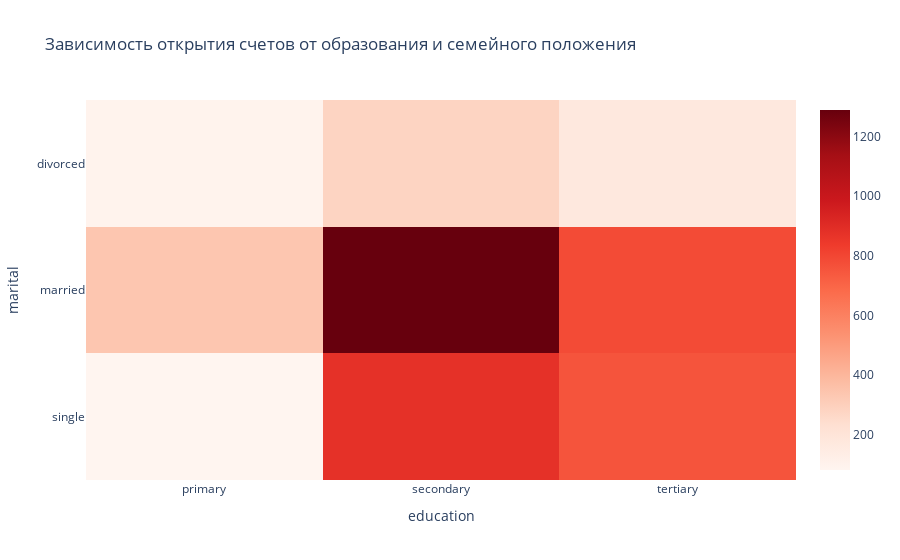

Notebook code cell kept with this figure:
### Markdown cell above
### Задание 11

### Code cell
# постройте сводную таблицу, чтобы определить люди с каким образованием и семейным статусом наиболее многочисленны
#(если рассматривать тех, кто открыл депозит)
df_deposit = cleaned[cleaned['deposit'] == 'yes']

pivot = df_deposit.pivot_table(
index='marital',
columns='education',
values='deposit',
aggfunc='count',
fill_value=0)

fig = px.imshow(
pivot,
aspect='auto',
color_continuous_scale='reds',
title='Зависимость открытия счетов от образования и семейного положения')
fig.show()
# Наибольшее количество открываемых вкладов прослеживается по клиентам с семейным положением: "married" и образованием "secondary"

### Figure 1 — Plotly figure (JSON) as saved in the notebook; plotly's stock layout.template omitted (floating-point values rounded to 4 significant figures)
{"data": [{"coloraxis": "coloraxis", "hovertemplate": "education: %{x}<br>marital: %{y}<br>color: %{z}<extra></extra>", "name": "0", "type": "heatmap", "x": ["primary", "secondary", "tertiary"], "xaxis": "x", "y": ["divorced", "married", "single"], "yaxis": "y", "z": [[96, 283, 174], [339, 1289, 784], [82, 879, 755]]}], "layout": {"coloraxis": {"colorscale": [[0, "rgb(255,245,240)"], [0.125, "rgb(254,224,210)"], [0.25, "rgb(252,187,161)"], [0.375, "rgb(252,146,114)"], [0.5, "rgb(251,106,74)"], [0.625, "rgb(239,59,44)"], [0.75, "rgb(203,24,29)"], [0.875, "rgb(165,15,21)"], [1, "rgb(103,0,13)"]]}, "title": {"text": "Зависимость открытия счетов от образования и семейного положения"}, "xaxis": {"anchor": "y", "domain": [0, 1], "title": {"text": "education"}}, "yaxis": {"anchor": "x", "autorange": "reversed", "domain": [0, 1], "title": {"text": "marital"}}}}
